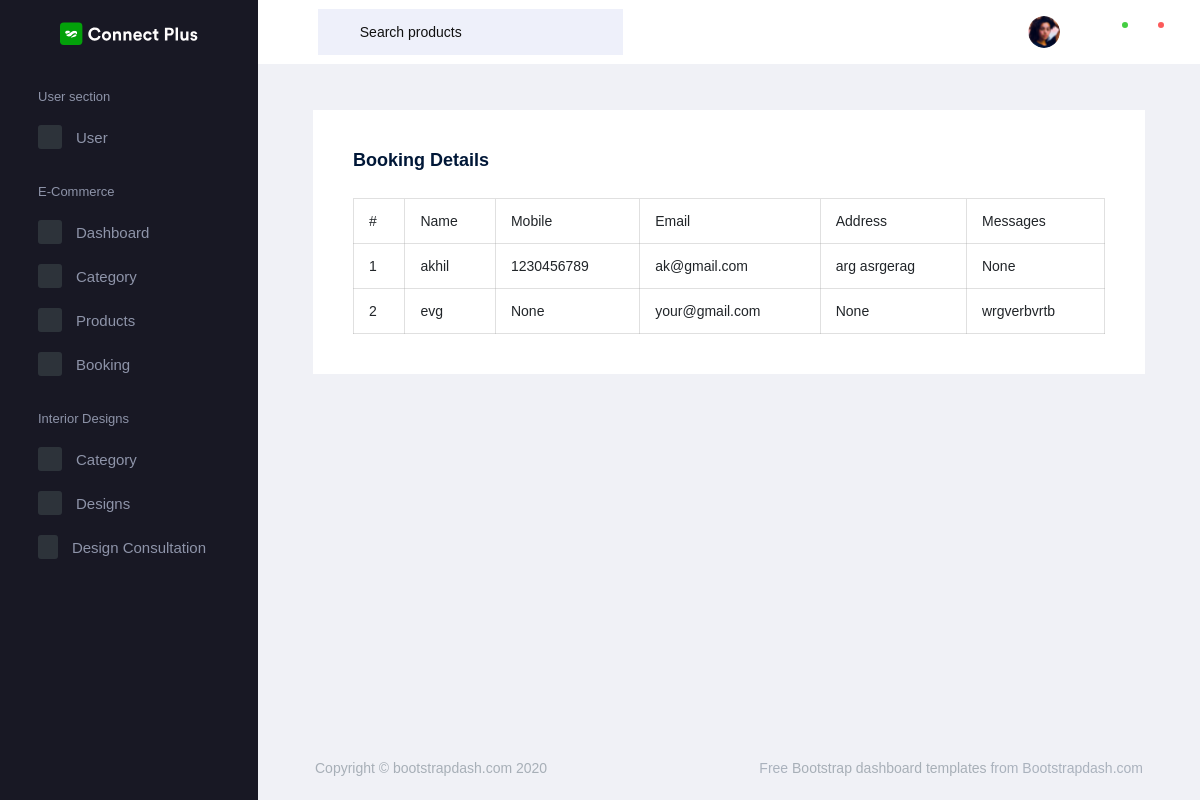
Page /AdminApp/display_booking/ on the committed database.
### WebApp/models.py (models this page shows)
class ContactDb(models.Model):
    Name = models.CharField(max_length=100, null=True, blank=True)
    Email = models.EmailField(max_length=100, null=True, blank=True)
    Mobile = models.IntegerField(null=True, blank=True)
    Address = models.CharField(max_length=200, null=True, blank=True)
    Message = models.CharField(max_length=200, null=True, blank=True)

### AdminApp/views.py (the view)
# urls.py: path('display_booking/', views.display_booking, name="display_booking"),
def display_booking(request):
    data = ContactDb.objects.all()
    return render(request, "display_bookings.html", {'data': data})

### AdminApp/templates/display_bookings.html (shortened to what this page needs)
<!DOCTYPE html>
{% extends 'index.html' %}
{% block content %}
<html lang="en">
<head>
</head>
<body>
<div class="col-lg-12 stretch-card">
    <div class="card">
        <div class="card-body">
            <h4 class="card-title">Booking details</h4>
            <table class="table table-bordered ">
                <thead>
                <tr>
                    <th> #</th>
                    <th> Name</th>
                    <th> Mobile</th>
                    <th> Email</th>
                    <th> Address</th>
                    <th> Messages</th>
                </tr>
                </thead>
                <tbody>
                {% for d in data %}
                <tr>
                    <td>{{forloop.counter}}</td>
                    <td>{{d.Name}}</td>
                    <td>{{d.Mobile}}</td>
                    <td>{{d.Email}}</td>
                    <td>{{d.Address}}</td>
                    <td>{{d.Message}}</td>
                </tr>
                {% endfor %}
                </tbody>
            </table>
        </div>
    </div>
</div>
</body>
</html>
{% endblock %}

### rows in the picture
ContactDb: Name "akhil", Mobile "1230456789", Email "ak@gmail.com", Address "arg asrgerag", Message "None"
ContactDb: Name "evg", Mobile "None", Email "your@gmail.com", Address "None", Message "wrgverbvrtb"
